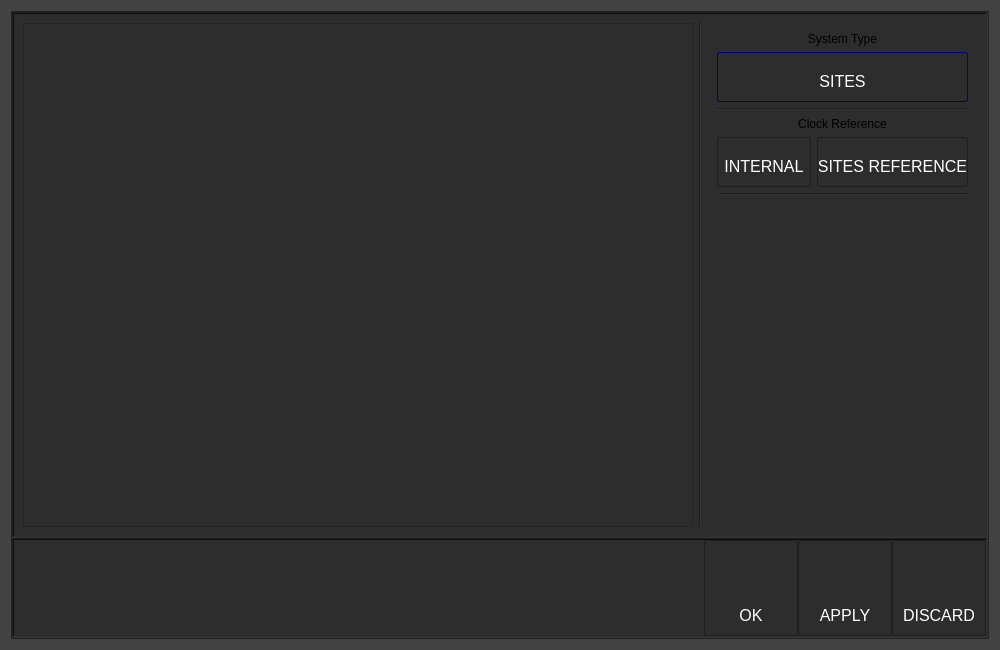
<?xml version="1.0" encoding="UTF-8"?>
<ui version="4.0">
 <class>systemDialog</class>
 <widget class="QDialog" name="systemDialog">
  <property name="geometry">
   <rect>
    <x>0</x>
    <y>0</y>
    <width>1000</width>
    <height>650</height>
   </rect>
  </property>
  <property name="sizePolicy">
   <sizepolicy hsizetype="Preferred" vsizetype="Preferred">
    <horstretch>0</horstretch>
    <verstretch>0</verstretch>
   </sizepolicy>
  </property>
  <property name="minimumSize">
   <size>
    <width>1000</width>
    <height>650</height>
   </size>
  </property>
  <property name="windowTitle">
   <string>Dialog</string>
  </property>
  <property name="styleSheet">
   <string notr="true">QDialog { 

	background-color: rgb(66, 66, 66);
}

QFrame {
	background-color: rgb(45, 45, 45);
}

QPushButton {
	
    border: 1px solid #1f1f1f;
    border-radius: 2px;
    background-color: qlineargradient(x1: 0, y1: 0, x2: 0, y2: 1,
                                      stop: 0 #464646, stop: 1 #2f2f2f);
	color: white;
    min-width: 90px;
	text-align: bottom;
	font-size: 16px;
	padding: 1px 1px 10px 1px;
}

QPushButton:pressed {
    background-color: qlineargradient(x1: 0, y1: 0, x2: 0, y2: 1,
                                      stop: 0 #2f2f2f, stop: 1 #464646);
}

QPushButton:flat {
    border: none; /* no border for a flat push button */
}

QPushButton:default {
    border-color: navy; /* make the default button prominent */
}




</string>
  </property>
  <layout class="QVBoxLayout" name="verticalLayout_2">
   <item>
    <widget class="QFrame" name="settingsFrame">
     <property name="sizePolicy">
      <sizepolicy hsizetype="Minimum" vsizetype="Minimum">
       <horstretch>0</horstretch>
       <verstretch>0</verstretch>
      </sizepolicy>
     </property>
     <property name="minimumSize">
      <size>
       <width>900</width>
       <height>600</height>
      </size>
     </property>
     <property name="frameShape">
      <enum>QFrame::StyledPanel</enum>
     </property>
     <property name="frameShadow">
      <enum>QFrame::Raised</enum>
     </property>
     <layout class="QVBoxLayout" name="verticalLayout">
      <property name="spacing">
       <number>0</number>
      </property>
      <property name="leftMargin">
       <number>0</number>
      </property>
      <property name="topMargin">
       <number>0</number>
      </property>
      <property name="rightMargin">
       <number>0</number>
      </property>
      <property name="bottomMargin">
       <number>0</number>
      </property>
      <item>
       <widget class="QFrame" name="frame">
        <property name="sizePolicy">
         <sizepolicy hsizetype="Minimum" vsizetype="Preferred">
          <horstretch>0</horstretch>
          <verstretch>0</verstretch>
         </sizepolicy>
        </property>
        <property name="minimumSize">
         <size>
          <width>0</width>
          <height>0</height>
         </size>
        </property>
        <property name="frameShape">
         <enum>QFrame::WinPanel</enum>
        </property>
        <property name="frameShadow">
         <enum>QFrame::Sunken</enum>
        </property>
        <layout class="QHBoxLayout" name="horizontalLayout_4">
         <item>
          <widget class="QFrame" name="frame_2">
           <property name="sizePolicy">
            <sizepolicy hsizetype="Preferred" vsizetype="Preferred">
             <horstretch>0</horstretch>
             <verstretch>0</verstretch>
            </sizepolicy>
           </property>
           <property name="minimumSize">
            <size>
             <width>670</width>
             <height>0</height>
            </size>
           </property>
           <property name="frameShape">
            <enum>QFrame::StyledPanel</enum>
           </property>
           <property name="frameShadow">
            <enum>QFrame::Raised</enum>
           </property>
          </widget>
         </item>
         <item>
          <widget class="Line" name="line_3">
           <property name="orientation">
            <enum>Qt::Vertical</enum>
           </property>
          </widget>
         </item>
         <item>
          <widget class="QFrame" name="frame_3">
           <property name="frameShape">
            <enum>QFrame::NoFrame</enum>
           </property>
           <property name="frameShadow">
            <enum>QFrame::Sunken</enum>
           </property>
           <layout class="QVBoxLayout" name="verticalLayout_3">
            <item>
             <widget class="QLabel" name="label">
              <property name="text">
               <string>System Type</string>
              </property>
              <property name="alignment">
               <set>Qt::AlignCenter</set>
              </property>
             </widget>
            </item>
            <item>
             <widget class="QPushButton" name="systemTypeButton">
              <property name="minimumSize">
               <size>
                <width>94</width>
                <height>50</height>
               </size>
              </property>
              <property name="text">
               <string>SITES</string>
              </property>
             </widget>
            </item>
            <item>
             <widget class="Line" name="line">
              <property name="orientation">
               <enum>Qt::Horizontal</enum>
              </property>
             </widget>
            </item>
            <item>
             <widget class="QLabel" name="label_2">
              <property name="text">
               <string>Clock Reference</string>
              </property>
              <property name="alignment">
               <set>Qt::AlignCenter</set>
              </property>
             </widget>
            </item>
            <item>
             <widget class="QFrame" name="frame_4">
              <property name="minimumSize">
               <size>
                <width>0</width>
                <height>0</height>
               </size>
              </property>
              <property name="frameShape">
               <enum>QFrame::NoFrame</enum>
              </property>
              <property name="frameShadow">
               <enum>QFrame::Sunken</enum>
              </property>
              <layout class="QHBoxLayout" name="horizontalLayout_5">
               <property name="leftMargin">
                <number>0</number>
               </property>
               <property name="topMargin">
                <number>0</number>
               </property>
               <property name="rightMargin">
                <number>0</number>
               </property>
               <property name="bottomMargin">
                <number>0</number>
               </property>
               <item>
                <widget class="QPushButton" name="pushButton">
                 <property name="minimumSize">
                  <size>
                   <width>94</width>
                   <height>50</height>
                  </size>
                 </property>
                 <property name="styleSheet">
                  <string notr="true"/>
                 </property>
                 <property name="text">
                  <string>INTERNAL</string>
                 </property>
                </widget>
               </item>
               <item>
                <widget class="QPushButton" name="pushButton">
                 <property name="minimumSize">
                  <size>
                   <width>94</width>
                   <height>50</height>
                  </size>
                 </property>
                 <property name="font">
                  <font>
                   <pointsize>-1</pointsize>
                   <bold>false</bold>
                   <kerning>true</kerning>
                  </font>
                 </property>
                 <property name="text">
                  <string>SITES REFERENCE</string>
                 </property>
                 <property name="iconSize">
                  <size>
                   <width>50</width>
                   <height>50</height>
                  </size>
                 </property>
                 <property name="autoDefault">
                  <bool>true</bool>
                 </property>
                </widget>
               </item>
              </layout>
             </widget>
            </item>
            <item>
             <widget class="Line" name="line_2">
              <property name="orientation">
               <enum>Qt::Horizontal</enum>
              </property>
             </widget>
            </item>
            <item>
             <spacer name="verticalSpacer">
              <property name="orientation">
               <enum>Qt::Vertical</enum>
              </property>
              <property name="sizeHint" stdset="0">
               <size>
                <width>20</width>
                <height>40</height>
               </size>
              </property>
             </spacer>
            </item>
           </layout>
          </widget>
         </item>
        </layout>
       </widget>
      </item>
      <item>
       <widget class="QFrame" name="bottomButtonFrame">
        <property name="sizePolicy">
         <sizepolicy hsizetype="Minimum" vsizetype="Fixed">
          <horstretch>0</horstretch>
          <verstretch>0</verstretch>
         </sizepolicy>
        </property>
        <property name="minimumSize">
         <size>
          <width>0</width>
          <height>100</height>
         </size>
        </property>
        <property name="maximumSize">
         <size>
          <width>16777215</width>
          <height>100</height>
         </size>
        </property>
        <property name="frameShape">
         <enum>QFrame::WinPanel</enum>
        </property>
        <property name="frameShadow">
         <enum>QFrame::Sunken</enum>
        </property>
        <layout class="QHBoxLayout" name="horizontalLayout_3">
         <property name="spacing">
          <number>0</number>
         </property>
         <property name="leftMargin">
          <number>0</number>
         </property>
         <property name="topMargin">
          <number>0</number>
         </property>
         <property name="rightMargin">
          <number>0</number>
         </property>
         <property name="bottomMargin">
          <number>0</number>
         </property>
         <item>
          <spacer name="horizontalSpacer">
           <property name="orientation">
            <enum>Qt::Horizontal</enum>
           </property>
           <property name="sizeType">
            <enum>QSizePolicy::Expanding</enum>
           </property>
           <property name="sizeHint" stdset="0">
            <size>
             <width>300</width>
             <height>20</height>
            </size>
           </property>
          </spacer>
         </item>
         <item>
          <layout class="QHBoxLayout" name="horizontalLayout">
           <property name="spacing">
            <number>0</number>
           </property>
           <item>
            <widget class="QPushButton" name="okButton">
             <property name="maximumSize">
              <size>
               <width>100</width>
               <height>100</height>
              </size>
             </property>
             <property name="font">
              <font>
               <pointsize>-1</pointsize>
               <bold>false</bold>
              </font>
             </property>
             <property name="styleSheet">
              <string notr="true"/>
             </property>
             <property name="text">
              <string>OK</string>
             </property>
            </widget>
           </item>
           <item>
            <widget class="QPushButton" name="applyButton">
             <property name="maximumSize">
              <size>
               <width>100</width>
               <height>100</height>
              </size>
             </property>
             <property name="font">
              <font>
               <pointsize>-1</pointsize>
               <bold>false</bold>
              </font>
             </property>
             <property name="styleSheet">
              <string notr="true"/>
             </property>
             <property name="text">
              <string>APPLY</string>
             </property>
            </widget>
           </item>
           <item>
            <widget class="QPushButton" name="discardButton">
             <property name="maximumSize">
              <size>
               <width>100</width>
               <height>100</height>
              </size>
             </property>
             <property name="font">
              <font>
               <pointsize>-1</pointsize>
               <bold>false</bold>
              </font>
             </property>
             <property name="styleSheet">
              <string notr="true"/>
             </property>
             <property name="text">
              <string>DISCARD</string>
             </property>
            </widget>
           </item>
          </layout>
         </item>
        </layout>
       </widget>
      </item>
     </layout>
    </widget>
   </item>
  </layout>
 </widget>
 <resources/>
 <connections/>
</ui>
